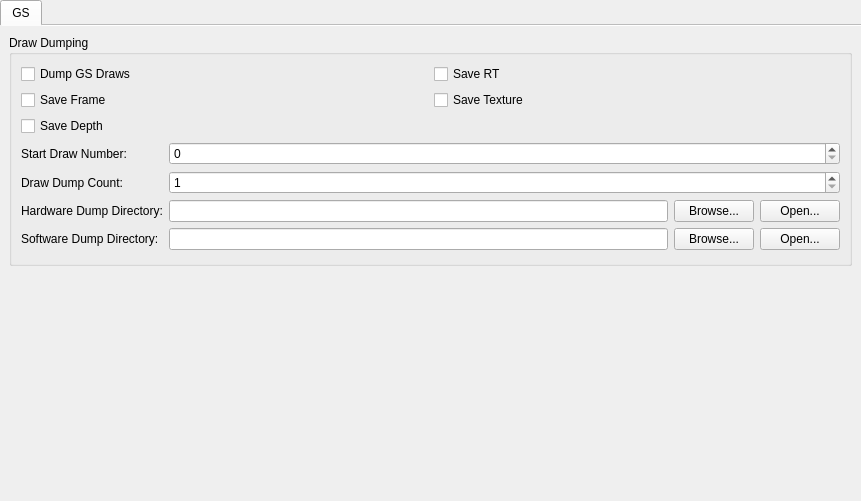
<?xml version="1.0" encoding="UTF-8"?>
<ui version="4.0">
 <class>DebugSettingsWidget</class>
 <widget class="QWidget" name="DebugSettingsWidget">
  <property name="geometry">
   <rect>
    <x>0</x>
    <y>0</y>
    <width>861</width>
    <height>501</height>
   </rect>
  </property>
  <property name="windowTitle">
   <string notr="true">Form</string>
  </property>
  <layout class="QVBoxLayout" name="verticalLayout">
   <property name="leftMargin">
    <number>0</number>
   </property>
   <property name="topMargin">
    <number>0</number>
   </property>
   <property name="rightMargin">
    <number>0</number>
   </property>
   <property name="bottomMargin">
    <number>0</number>
   </property>
   <item>
    <widget class="QTabWidget" name="gsTab">
     <property name="currentIndex">
      <number>0</number>
     </property>
     <property name="documentMode">
      <bool>true</bool>
     </property>
     <widget class="QWidget" name="gsTabWidget">
      <attribute name="title">
       <string>GS</string>
      </attribute>
      <layout class="QVBoxLayout" name="verticalLayout_2">
       <item>
        <widget class="QGroupBox" name="groupBox">
         <property name="title">
          <string>Draw Dumping</string>
         </property>
         <layout class="QFormLayout" name="formLayout">
          <item row="0" column="0" colspan="2">
           <layout class="QGridLayout" name="gridLayout">
            <item row="0" column="0">
             <widget class="QCheckBox" name="dumpGSDraws">
              <property name="text">
               <string>Dump GS Draws</string>
              </property>
             </widget>
            </item>
            <item row="0" column="1">
             <widget class="QCheckBox" name="saveRT">
              <property name="text">
               <string>Save RT</string>
              </property>
             </widget>
            </item>
            <item row="1" column="0">
             <widget class="QCheckBox" name="saveFrame">
              <property name="text">
               <string>Save Frame</string>
              </property>
             </widget>
            </item>
            <item row="1" column="1">
             <widget class="QCheckBox" name="saveTexture">
              <property name="text">
               <string>Save Texture</string>
              </property>
             </widget>
            </item>
            <item row="2" column="0">
             <widget class="QCheckBox" name="saveDepth">
              <property name="text">
               <string>Save Depth</string>
              </property>
             </widget>
            </item>
           </layout>
          </item>
          <item row="1" column="0">
           <widget class="QLabel" name="label">
            <property name="text">
             <string>Start Draw Number:</string>
            </property>
           </widget>
          </item>
          <item row="1" column="1">
           <widget class="NoScrollQSpinBox" name="startDraw">
            <property name="maximum">
             <number>99999</number>
            </property>
           </widget>
          </item>
          <item row="2" column="0">
           <widget class="QLabel" name="label_2">
            <property name="text">
             <string>Draw Dump Count:</string>
            </property>
           </widget>
          </item>
          <item row="2" column="1">
           <widget class="NoScrollQSpinBox" name="dumpCount">
            <property name="minimum">
             <number>1</number>
            </property>
            <property name="maximum">
             <number>99999</number>
            </property>
           </widget>
          </item>
          <item row="3" column="0">
           <widget class="QLabel" name="label_3">
            <property name="text">
             <string>Hardware Dump Directory:</string>
            </property>
           </widget>
          </item>
          <item row="4" column="0">
           <widget class="QLabel" name="label_4">
            <property name="text">
             <string>Software Dump Directory:</string>
            </property>
           </widget>
          </item>
          <item row="4" column="1">
           <layout class="QHBoxLayout" name="horizontalLayout_2" stretch="1,0,0">
            <item>
             <widget class="QLineEdit" name="swDumpDirectory"/>
            </item>
            <item>
             <widget class="QPushButton" name="swDumpBrowse">
              <property name="text">
               <string>Browse...</string>
              </property>
             </widget>
            </item>
            <item>
             <widget class="QPushButton" name="swDumpOpen">
              <property name="text">
               <string>Open...</string>
              </property>
             </widget>
            </item>
           </layout>
          </item>
          <item row="3" column="1">
           <layout class="QHBoxLayout" name="horizontalLayout" stretch="1,0,0">
            <item>
             <widget class="QLineEdit" name="hwDumpDirectory"/>
            </item>
            <item>
             <widget class="QPushButton" name="hwDumpBrowse">
              <property name="text">
               <string>Browse...</string>
              </property>
             </widget>
            </item>
            <item>
             <widget class="QPushButton" name="hwDumpOpen">
              <property name="text">
               <string>Open...</string>
              </property>
             </widget>
            </item>
           </layout>
          </item>
         </layout>
        </widget>
       </item>
      </layout>
     </widget>
    </widget>
   </item>
   <item>
    <spacer name="verticalSpacer">
     <property name="orientation">
      <enum>Qt::Vertical</enum>
     </property>
     <property name="sizeHint" stdset="0">
      <size>
       <width>40</width>
       <height>60</height>
      </size>
     </property>
    </spacer>
   </item>
  </layout>
 </widget>
 <customwidgets>
  <customwidget>
   <class>NoScrollQSpinBox</class>
   <extends>QSpinBox</extends>
   <header>NoScrollQSpinBox.h</header>
  </customwidget>
 </customwidgets>
 <resources/>
 <connections/>
</ui>
